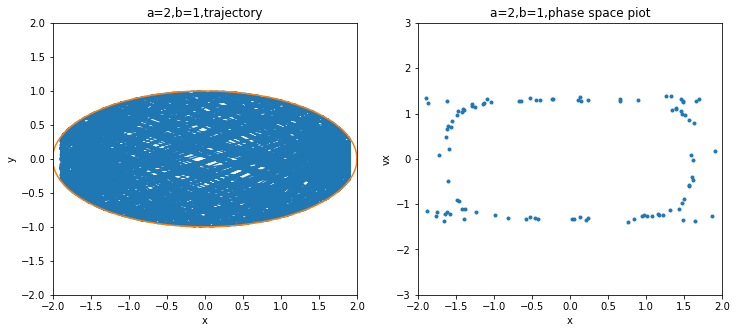

The script that drew this image:
# -*- coding: utf-8 -*-
"""
Created on Fri Nov 10 10:20:32 2017

@author: 高多奇
"""

import pylab as pl
import math 
import numpy as np   
x=-math.sqrt(3)
y=0.
t=0.
vx=1
vy=1
dt=0.01
time=0
X=[]
Y=[]
X1=[]
Y1=[]
while(t<800):
    x=x+vx*dt
    y=y+vy*dt
    vx=vx
    vy=vy
    t=t+dt
    if((x**2)/4+y**2>1):
        P=np.array([x/4,y])
        n=P/math.sqrt(np.dot(P,P))
        V=np.array([vx,vy])
        v_1=np.dot(V,n)*n
        v_2=V-v_1
        v_1=-v_1
        [vx,vy]=v_1+v_2
        x=x+vx*dt
        y=y+vy*dt
    elif(abs(x)>1.9)and(x**2/4+y**2<1):
        vx=-vx
        vy=vy
        x=x+vx*dt
        y=y+vy*dt
    X.append(x)
    Y.append(y)
    if(abs(y)<0.001):
        X1.append(x)
        Y1.append(vx)
x=2*np.cos(np.linspace(0,2*np.pi,200))
y=np.sin(np.linspace(0,2*np.pi,200))        
fig1=pl.figure(figsize=(12,5))
pl.subplot(121)
pl.title('a=2,b=1,trajectory')
pl.plot(X,Y,'')
pl.xlim(-2,2)
pl.ylim(-2,2)
pl.plot(x,y)
pl.ylabel('y')
pl.xlabel('x')
pl.subplot(122)
pl.title('a=2,b=1,phase space piot')
pl.plot(X1,Y1,'.')
pl.xlim(-2,2)
pl.ylim(-3,3)
pl.ylabel('vx')
pl.xlabel('x')

pl.show()
